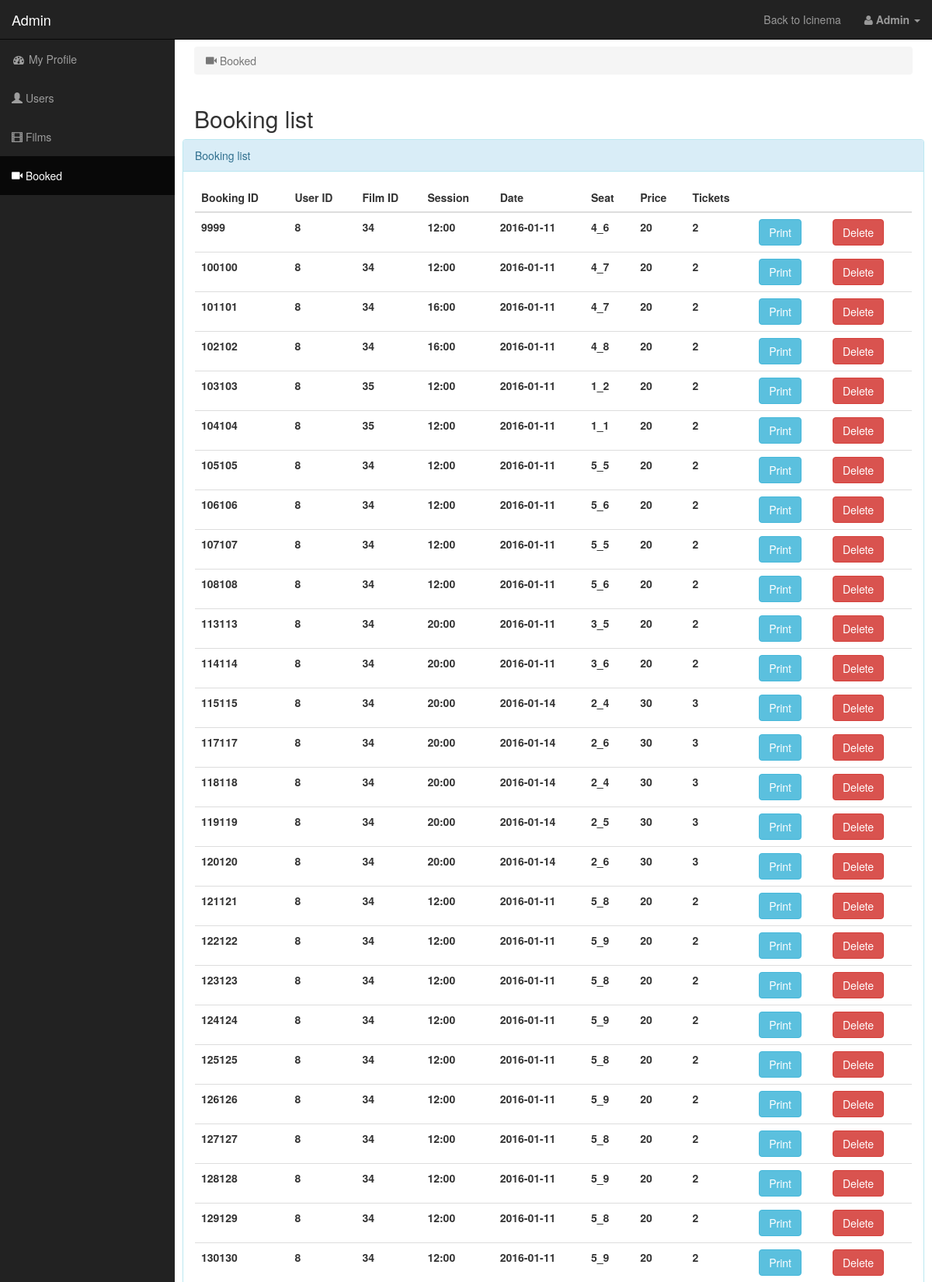
Page /admin/booked.php (signed in, upper part) on the committed database.
### tables this page shows
CREATE TABLE IF NOT EXISTS `booking` (
  `BOOKING_ID` int(11) NOT NULL AUTO_INCREMENT,
  `USER_ID` int(11) DEFAULT NULL,
  `FILM_ID` int(11) DEFAULT NULL,
  `BOOKING_SESSION` varchar(25) DEFAULT NULL,
  `BOOKING_DATE` date DEFAULT NULL,
  `BOOKING_SEAT` varchar(6) DEFAULT NULL,
  `BOOKING_PRICE` int(11) NOT NULL,
  `BOOKING_NUM` int(11) NOT NULL,
  PRIMARY KEY (`BOOKING_ID`)
);

### admin/booked.php (the view, shortened to what this page needs)
<?php
include '../connection.php';
?>
<!DOCTYPE html>
<html lang="en">
<head>
    <link href="css/bootstrap.min.css" rel="stylesheet">
    <link href="css/sb-admin.css" rel="stylesheet">
    <link href="css/plugins/morris.css" rel="stylesheet">
    <link href="font-awesome/css/font-awesome.min.css" rel="stylesheet" type="text/css">
</head>
<body>
    <div id="wrapper">
        <nav class="navbar navbar-inverse navbar-fixed-top" role="navigation">
            <div class="navbar-header">
                <a class="navbar-brand" href="profile.php"><?php echo $_SESSION["role"]; ?></a>
            </div>
            <ul class="nav navbar-right top-nav">
				<li>
                        <a href="../index.php">Back to Icinema</a>
                </li>
                <li class="dropdown">
                    <a href="#" class="dropdown-toggle" data-toggle="dropdown">
					<?php if(isset($_SESSION['surname']) && !empty($_SESSION['surname'])) {?>
							<?php echo "
							<i class='fa fa-user'></i>
							<b>" . $_SESSION["surname"] . "</b>"; ?>
					<?php } else {
							header("Location:../index.php");}?>
					<b class="caret"></b></a>
                </li>
            </ul>
            <div class="collapse navbar-collapse navbar-ex1-collapse">
                <ul class="nav navbar-nav side-nav">
                    <li>
                        <a href="profile.php"><i class="fa fa-fw fa-dashboard"></i> My Profile</a>
                    </li>
					<?php if($_SESSION['role'] == 'Admin' || $_SESSION['role'] == 'Staff') {?>
						<li>
							<a href="user.php"><i class="glyphicon glyphicon-user"></i> Users</a>
						</li>
						<li>
							<a href="film.php"><i class="glyphicon glyphicon-film"></i> Films</a>
						</li>
						<li class="active">
							<a href="booked.php"><i class="glyphicon glyphicon-facetime-video"></i> Booked</a>
						</li>
					<?php } ?>
                </ul>
            </div>
        </nav>
        <div id="page-wrapper">
            <div class="container-fluid">
			    <div class="row">
                    <div class="col-lg-12">
                        <ol class="breadcrumb">
                            <li class="active">
                                <i class="glyphicon glyphicon-facetime-video"></i> Booked
                            </li>
                        </ol>
                    </div>
                </div>
				<h2>Booking list</h2>
				<div class="row">
					<div class="panel panel-info">
					  <div class="panel-heading">Booking list</div>
						<div class="panel-body">
							<table class="table table-hover">
							<thead>
							  <tr>
								<th>Booking ID</th>
								<th>User ID</th>
								<th>Film ID</th>
								<th>Session</th>
								<th>Date</th>
								<th>Seat</th>
								<th>Price</th>
								<th>Tickets</th>
								<th></th>
								<th></th>
							  </tr>
							</thead>
							<tbody>
							<?php
							$query = "SELECT * FROM booking;";
							$result = mysqli_query ($connection,$query) or die ("<div class='alert alert-danger' role='alert'>You couldn't execute query</div>");
							while ($row = mysqli_fetch_array ($result, MYSQLI_ASSOC)) {
							extract ($row);
							?>
							<tr>
								<form role="form" action="booked.php" method="post">
									<th>
										<input class="form-control" name="id" type="hidden" value="<?php echo $BOOKING_ID; ?>"><?php echo $BOOKING_ID; ?><?php echo $BOOKING_ID;?>
									</th>
									<th><?php echo $USER_ID;?></th>
									<th><?php echo $FILM_ID;?></th>
									<th><?php echo $BOOKING_SESSION;?></th>
									<th><?php echo $BOOKING_DATE;?></th>
									<th><?php echo $BOOKING_SEAT;?></th>
									<th><?php echo $BOOKING_PRICE;?></th>
									<th><?php echo $BOOKING_NUM;?></th>
									<th><button type="submit" name="update" value="update" class="btn btn-info">Print</button></th>
									<th><button type="submit" name="delete" value="delete" class="btn btn-danger" onclick="return confirm('Are you sure you want to delete this booking?');">Delete</button></th>
								</form>
							</tr>
							<?php  } ?>
							</tbody>
							</table>
						</div>
					</div>
				</div>
			</div>
		</div>
	</div>
</body>
</html>

### admin/css/sb-admin.css (style rules this page uses)
body { margin-top: 100px; background-color: #222; }
@media (min-width:768px) { body { margin-top: 50px; } }
#wrapper { padding-left: 0; }
#page-wrapper { width: 100%; padding: 0; background-color: #fff; }
@media (min-width:768px) { #wrapper { padding-left: 225px; } }
@media (min-width:768px) { #page-wrapper { padding: 10px; } }
.top-nav { padding: 0 15px; }
.top-nav>li { display: inline-block; float: left; }
.top-nav>li>a { padding-top: 15px; padding-bottom: 15px; line-height: 20px; color: #999; }
@media (min-width:768px) { .side-nav { position: fixed; top: 51px; left: 225px; width: 225px; margin-left: -225px; border: none; border-radius: 0; overflow-y: auto; background-color: #222; bottom: 0; overflow-x: hidden; padding-bottom: 40px; } }
@media (min-width:768px) { .side-nav>li>a { width: 225px; } }

### rows in the picture
booking: BOOKING_ID "99", USER_ID "8", FILM_ID "34", BOOKING_SESSION "12:00", BOOKING_DATE "2016-01-11", BOOKING_SEAT "4_6", BOOKING_PRICE "20", BOOKING_NUM "2"
booking: BOOKING_ID "100", USER_ID "8", FILM_ID "34", BOOKING_SESSION "12:00", BOOKING_DATE "2016-01-11", BOOKING_SEAT "4_7", BOOKING_PRICE "20", BOOKING_NUM "2"
booking: BOOKING_ID "101", USER_ID "8", FILM_ID "34", BOOKING_SESSION "16:00", BOOKING_DATE "2016-01-11", BOOKING_SEAT "4_7", BOOKING_PRICE "20", BOOKING_NUM "2"
booking: BOOKING_ID "102", USER_ID "8", FILM_ID "34", BOOKING_SESSION "16:00", BOOKING_DATE "2016-01-11", BOOKING_SEAT "4_8", BOOKING_PRICE "20", BOOKING_NUM "2"
booking: BOOKING_ID "103", USER_ID "8", FILM_ID "35", BOOKING_SESSION "12:00", BOOKING_DATE "2016-01-11", BOOKING_SEAT "1_2", BOOKING_PRICE "20", BOOKING_NUM "2"
booking: BOOKING_ID "104", USER_ID "8", FILM_ID "35", BOOKING_SESSION "12:00", BOOKING_DATE "2016-01-11", BOOKING_SEAT "1_1", BOOKING_PRICE "20", BOOKING_NUM "2"
booking: BOOKING_ID "105", USER_ID "8", FILM_ID "34", BOOKING_SESSION "12:00", BOOKING_DATE "2016-01-11", BOOKING_SEAT "5_5", BOOKING_PRICE "20", BOOKING_NUM "2"
booking: BOOKING_ID "106", USER_ID "8", FILM_ID "34", BOOKING_SESSION "12:00", BOOKING_DATE "2016-01-11", BOOKING_SEAT "5_6", BOOKING_PRICE "20", BOOKING_NUM "2"
booking: BOOKING_ID "107", USER_ID "8", FILM_ID "34", BOOKING_SESSION "12:00", BOOKING_DATE "2016-01-11", BOOKING_SEAT "5_5", BOOKING_PRICE "20", BOOKING_NUM "2"
booking: BOOKING_ID "108", USER_ID "8", FILM_ID "34", BOOKING_SESSION "12:00", BOOKING_DATE "2016-01-11", BOOKING_SEAT "5_6", BOOKING_PRICE "20", BOOKING_NUM "2"
booking: BOOKING_ID "113", USER_ID "8", FILM_ID "34", BOOKING_SESSION "20:00", BOOKING_DATE "2016-01-11", BOOKING_SEAT "3_5", BOOKING_PRICE "20", BOOKING_NUM "2"
booking: BOOKING_ID "114", USER_ID "8", FILM_ID "34", BOOKING_SESSION "20:00", BOOKING_DATE "2016-01-11", BOOKING_SEAT "3_6", BOOKING_PRICE "20", BOOKING_NUM "2"
booking: BOOKING_ID "115", USER_ID "8", FILM_ID "34", BOOKING_SESSION "20:00", BOOKING_DATE "2016-01-14", BOOKING_SEAT "2_4", BOOKING_PRICE "30", BOOKING_NUM "3"
booking: BOOKING_ID "117", USER_ID "8", FILM_ID "34", BOOKING_SESSION "20:00", BOOKING_DATE "2016-01-14", BOOKING_SEAT "2_6", BOOKING_PRICE "30", BOOKING_NUM "3"
booking: BOOKING_ID "118", USER_ID "8", FILM_ID "34", BOOKING_SESSION "20:00", BOOKING_DATE "2016-01-14", BOOKING_SEAT "2_4", BOOKING_PRICE "30", BOOKING_NUM "3"
booking: BOOKING_ID "119", USER_ID "8", FILM_ID "34", BOOKING_SESSION "20:00", BOOKING_DATE "2016-01-14", BOOKING_SEAT "2_5", BOOKING_PRICE "30", BOOKING_NUM "3"
booking: BOOKING_ID "120", USER_ID "8", FILM_ID "34", BOOKING_SESSION "20:00", BOOKING_DATE "2016-01-14", BOOKING_SEAT "2_6", BOOKING_PRICE "30", BOOKING_NUM "3"
booking: BOOKING_ID "121", USER_ID "8", FILM_ID "34", BOOKING_SESSION "12:00", BOOKING_DATE "2016-01-11", BOOKING_SEAT "5_8", BOOKING_PRICE "20", BOOKING_NUM "2"
booking: BOOKING_ID "122", USER_ID "8", FILM_ID "34", BOOKING_SESSION "12:00", BOOKING_DATE "2016-01-11", BOOKING_SEAT "5_9", BOOKING_PRICE "20", BOOKING_NUM "2"
booking: BOOKING_ID "123", USER_ID "8", FILM_ID "34", BOOKING_SESSION "12:00", BOOKING_DATE "2016-01-11", BOOKING_SEAT "5_8", BOOKING_PRICE "20", BOOKING_NUM "2"
booking: BOOKING_ID "124", USER_ID "8", FILM_ID "34", BOOKING_SESSION "12:00", BOOKING_DATE "2016-01-11", BOOKING_SEAT "5_9", BOOKING_PRICE "20", BOOKING_NUM "2"
booking: BOOKING_ID "125", USER_ID "8", FILM_ID "34", BOOKING_SESSION "12:00", BOOKING_DATE "2016-01-11", BOOKING_SEAT "5_8", BOOKING_PRICE "20", BOOKING_NUM "2"
booking: BOOKING_ID "126", USER_ID "8", FILM_ID "34", BOOKING_SESSION "12:00", BOOKING_DATE "2016-01-11", BOOKING_SEAT "5_9", BOOKING_PRICE "20", BOOKING_NUM "2"
booking: BOOKING_ID "127", USER_ID "8", FILM_ID "34", BOOKING_SESSION "12:00", BOOKING_DATE "2016-01-11", BOOKING_SEAT "5_8", BOOKING_PRICE "20", BOOKING_NUM "2"
booking: BOOKING_ID "128", USER_ID "8", FILM_ID "34", BOOKING_SESSION "12:00", BOOKING_DATE "2016-01-11", BOOKING_SEAT "5_9", BOOKING_PRICE "20", BOOKING_NUM "2"
booking: BOOKING_ID "129", USER_ID "8", FILM_ID "34", BOOKING_SESSION "12:00", BOOKING_DATE "2016-01-11", BOOKING_SEAT "5_8", BOOKING_PRICE "20", BOOKING_NUM "2"
booking: BOOKING_ID "130", USER_ID "8", FILM_ID "34", BOOKING_SESSION "12:00", BOOKING_DATE "2016-01-11", BOOKING_SEAT "5_9", BOOKING_PRICE "20", BOOKING_NUM "2"

### other values in the picture
$_SESSION["role"] "Admin"
$_SESSION["surname"] "Admin"
